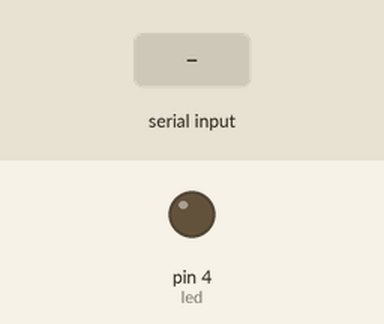
Bench run of a sketch on a simulated Arduino Uno, built with avr-gcc and run on an emulated ATmega328P. Parts: output pins drawn as LEDs (lit = HIGH). The test bench sets the inputs (shaded band).

Above: at 1.2 s.
1.3 s: "BL00\n" received over the second serial link
At 1.7 s:
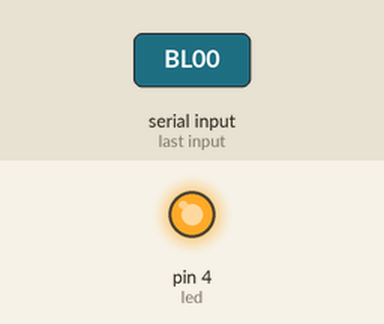
3.3 s: "TK\n" received over the second serial link
At 8.7 s:
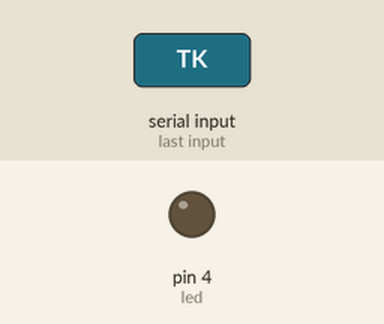
Timing chart, 0 to 10.2 s (numbered marks = the images above; inputs shaded):
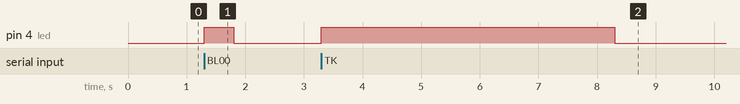

The sketch:

pc2.ino
```cpp
#include <SoftwareSerial.h>
#define rxPin 3
#define txPin 2

SoftwareSerial auxSerial(rxPin, txPin);

String inputString = "";
bool stringComplete = false;

String inputString2 = "";
bool stringComplete2 = false;

//
//  Variables de la trama
//
char *adrss = NULL;
String DT[4];

int led = 4;
bool Bandera = false;

String ownAddss="101";
String Destino="";
String txt="";

void setup() {
  Serial.begin(9600);
  auxSerial.begin(9600);
  pinMode(led,OUTPUT);

}

void loop() {
  if (stringComplete) {
    inputString.trim();

    processCommand();

    inputString = "";
    stringComplete = false;
  }

  if (stringComplete2) {
    inputString2.trim();

    processCommand();

    inputString2 = "";
    stringComplete2 = false;
  }


 while (auxSerial.available()) {
    char inChar2 = (char)auxSerial.read();
    if (inChar2 == '\n') {
      stringComplete2 = true;
    } else {
      inputString2 += inChar2;
    }
  }
}

void processCommand() {

  // Recibe texto pcToARduino
  if(inputString.indexOf("TX") != -1){

    //
    //  TK, ownAddss, destino, texto,
    //
    //
    txt = inputString.substring(2);
    auxSerial.print("TK,"+ ownAddss + Destino + txt + "\n");
  }

  // Seleccion de destino
  if(inputString=="DE"){
    inputString = inputString.substring(2);
    if(inputString=="101"){
      Destino="101";
    }

    if(inputString=="102"){
      Destino="102";
    }

  }

  // Inicializa proceso
  if(inputString=="ST"){
    Bandera = false;
    auxSerial.write("BL00\n");
  }

  if(inputString=="BD00"){
      Bandera = true;
    }

  if(inputString2=="BL00"){
    digitalWrite(led,HIGH);
    delay(500);
    digitalWrite(led,LOW);

    if(Bandera != true){
      auxSerial.write("BL00\n");
    }
  }

  if(inputString2.indexOf("TK") != -1){
    String inputString2_Copy = inputString2;
    inputString = inputString.substring(3);
    separador();

    String Origen=DT[0];      // Quien o manda
    String Destino=DT[1];     // Quien recibe
    String Informacion=DT[2]; // Texto

    digitalWrite(led,HIGH);
    delay(5000);
    digitalWrite(led,LOW);

    if(true){
      Serial.print(Informacion);
      auxSerial.print(inputString2_Copy + "\n");
    }

    if(Origen==ownAddss){
      Bandera = false;
      auxSerial.write("BL00\n");
    }

  }


}

void separador(){
    int longitud = inputString2.length()+1;

    char trama[longitud];
    inputString2.toCharArray(trama, longitud);

    adrss = strtok(trama, ",");
    int i = 0;
    while (adrss != NULL) {
      //Serial.println(adrss);
      DT[i] = adrss;
      adrss = strtok(NULL, ",");
      //Serial.println(DT[i]);
      i++;
    }
}


void serialEvent() {
  while (Serial.available()) {
    char inChar = (char)Serial.read();
    if (inChar == '\n') {
      stringComplete = true;
    } else {
      inputString += inChar;
    }
  }
}
```

Measured:
- after the input at 1.3 s, pin 4 (led): LOW → HIGH at once, → LOW 0.50 s later
- after the input at 3.3 s, pin 4 (led): LOW → HIGH at once, → LOW 5.0 s later
